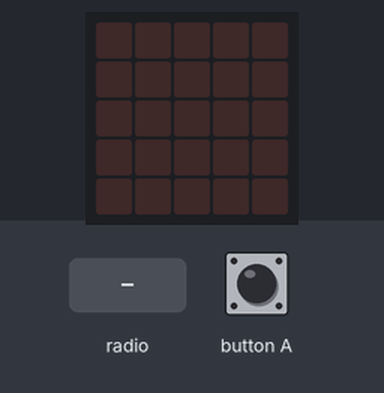
A program run on a simulated BBC micro:bit (MakeCode). On the bench: the board's 5×5 LED display. The inputs (shaded band) are chosen by the test bench.

Above: at 1.2 s.
1.3 s: radio message "2" arrives
At 1.7 s:
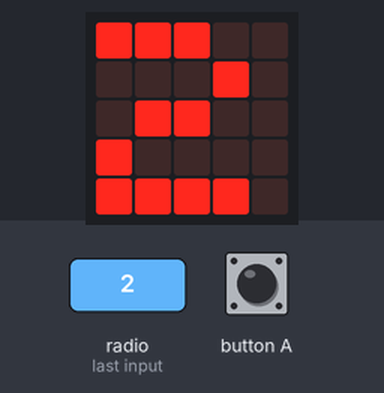
4.4 s: radio message "5" arrives
At 5.3 s:
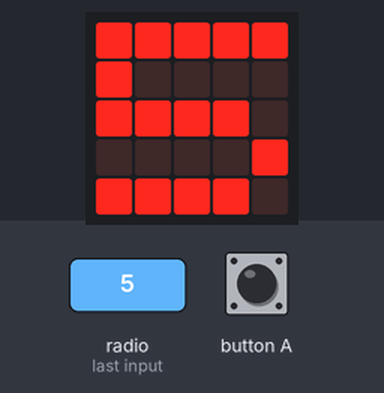
Timing chart, 0 to 7.4 s (numbered marks = the images above; inputs shaded):
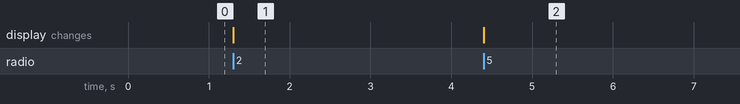

Measured:
- after the input at 1.3 s, the display: changes at once (image 1)
- after the input at 4.4 s, the display: changes at once (image 2)

The program:

main.ts
```typescript
radio.onReceivedNumber(function (receivedNumber) {
    basic.showNumber(receivedNumber)
})
input.onButtonPressed(Button.A, function () {
    radio.sendNumber(2)
    radio.sendNumber(5)
    radio.sendNumber(9)
})
radio.onReceivedString(function (receivedString) {
    basic.showString(receivedString)
})
radio.setGroup(1)
```

test.ts
```typescript
// testene settes inn her; disse vil ikke kompilert så lenge denne pakken blir brukt som en utvidelse.
```
